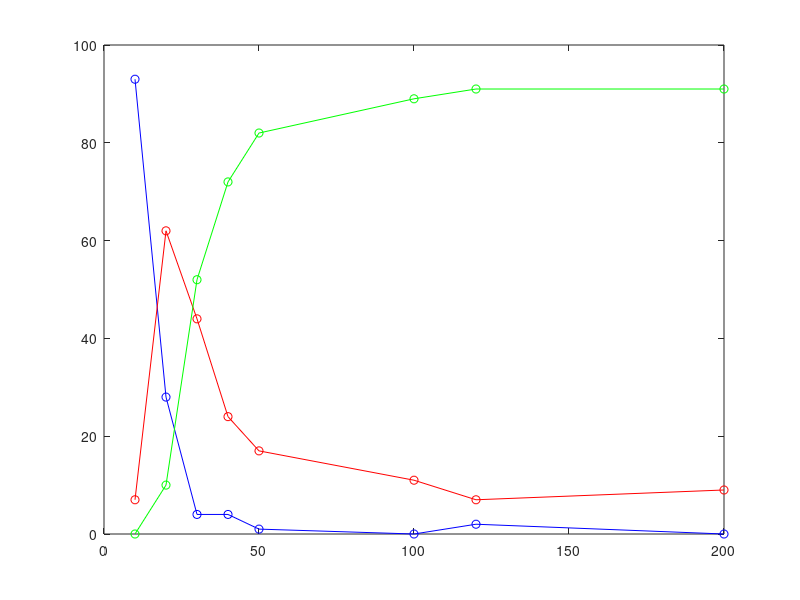

Recreate this plot in MATLAB.
function plotTVA2

ED1 = [10	20	30	40	50	100	120	200];

Score0 = [93	28	4	4	1	0	2	0];

Score1 = [7	62	44	24	17	11	7	9];

Score2 = [0 10 52 72 82 89 91 91];

plot(ED1(1:end),Score0(1:end),'b-o');

hold on

plot(ED1(1:end),Score1(1:end),'r-o');

hold on

plot(ED1(1:end),Score2(1:end),'g-o');


end

